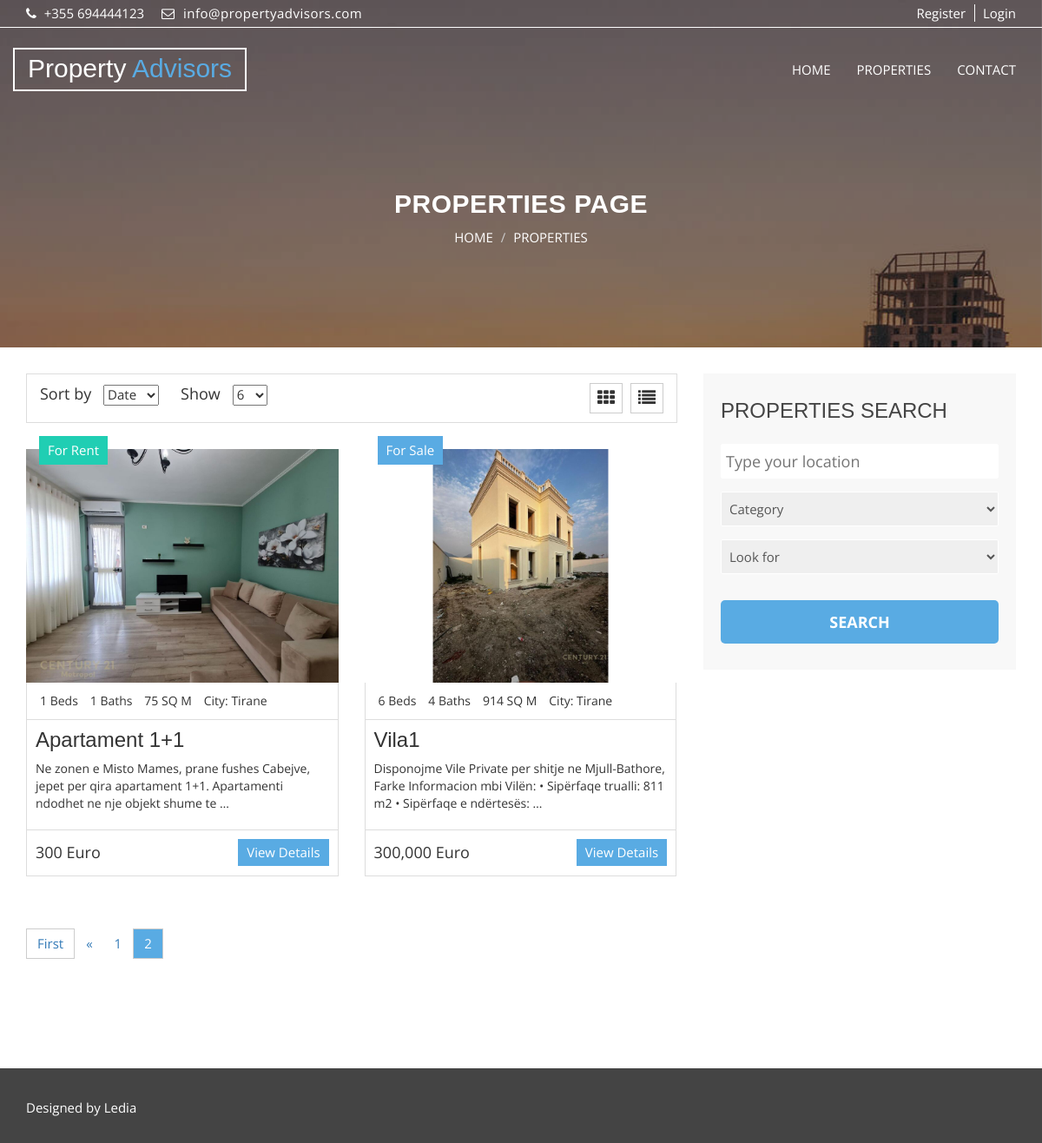
Page /properties/?page=2 on the committed database.
### property/models.py (models this page shows, shortened)
class Property(models.Model):
    property_choices = [
        ('FS', 'For Sale'),
        ('FR', 'For Rent'),
    ]
    author = models.ForeignKey(User, on_delete=models.CASCADE, null=True)
    title = models.CharField(max_length=255, verbose_name="Title")
    property_status = models.CharField(max_length=2, choices=property_choices, verbose_name="Property status")
    address = models.CharField(max_length=255, verbose_name="Address")
    city = models.CharField(max_length=255, verbose_name="City")
    description = models.TextField(blank=True, verbose_name='Description')
    category = models.ForeignKey("Category", related_name="property", verbose_name="Category", on_delete=models.CASCADE,
                                 blank=True, null=True)
    price = models.PositiveIntegerField(verbose_name='Price')
    bedrooms = models.PositiveIntegerField(verbose_name='Bedrooms', default=0)
    bathrooms = models.PositiveIntegerField(verbose_name='Bathrooms', default=0)
    garage = models.PositiveIntegerField(default=0, verbose_name='Garage')
    sqm = models.PositiveIntegerField(verbose_name = "Area", help_text = 'in SQM')
    MainPhoto = models.ImageField(upload_to="Properties/")
    photo_1 = models.ImageField(upload_to="Properties/", blank=True, null=True)
    photo_2 = models.ImageField(upload_to="Properties/", blank=True, null=True)
    photo_3 = models.ImageField(upload_to="Properties/", blank=True, null=True)
    photo_4 = models.ImageField(upload_to="Properties/", blank=True, null=True)
    photo_5 = models.ImageField(upload_to="Properties/", blank=True, null=True)
    photo_6 = models.ImageField(upload_to="Properties/", blank=True, null=True)
    scr_map=models.TextField(blank=True, verbose_name='Map')
    views = models.IntegerField(default=0)
    pub_date = models.DateTimeField(auto_now_add=True)
    update_date = models.DateTimeField(auto_now=True, auto_now_add=False)
    class Meta:
        ordering = ('-pub_date',)
        verbose_name = 'Property'
        verbose_name_plural = 'Properties'
    def get_absolute_url(self):
        return reverse('property:Properties-Detail', kwargs={'pk': self.pk})

### property/views.py (the view)
# urls.py: path("properties/", views.PropertiesList.as_view(), name="Properties-List"),
class PropertiesList(ListView, FormMixin):
    model = Property
    template_name = "property/properties-list.html"
    context_object_name = "properties"
    paginate_by = 6
    paginator_class = MyPaginator
    form_class = SearchForm
    def get_context_data(self, *args, **kwargs):
        context = super(PropertiesList, self).get_context_data(*args, **kwargs)
        return context
    def get_paginate_by(self, queryset):
        if self.request.GET.get("paginate_by") == "":
            return self.paginate_by
        return self.request.GET.get("paginate_by", self.paginate_by)
    def get_ordering(self):
        return f"-{self.request.GET.get('sort_by', 'pub_date')}"
    def get_initial(self):
        return {"sort_by": self.request.GET.get("sort_by", "Date"), "paginate_by": self.request.GET.get("paginate_by", "6")}

### property/forms.py
class SearchForm(forms.Form):
    location = forms.CharField(
        max_length=20,
        min_length=3,
        required=False,
        label="Location",
        widget=forms.TextInput(attrs={"placeholder": "Type your location", "type": "text"}),
    )
    category = forms.ModelChoiceField(
        queryset=Category.objects.all(),
        widget=forms.Select(),
        required=False,
        empty_label="Category",
    )
    look_for = forms.ChoiceField(
        choices=[
            (None, "Look for"),
            ("FS", "For Sale"),
            ("FR", "For Rent"),
        ],
        required=False,
    )
    sort_by = forms.ChoiceField(
        choices=[("pub_date", "Date"), ("title", "Name"), ("price", "Price")],
        required=False,
        widget=forms.Select(),
    )
    paginate_by = forms.ChoiceField(
        choices=[("6", "6"), ("12", "12"), ("18", "18"), ("24", "24")],
        required=False,
        widget=forms.Select(),
    )

### property/context_processors.py (called while the page is built)
def global_context(request):
    if resolve(request.path_info).app_name == "property":
        categories = Category.objects.all()
        property_choices = dict(Property.property_choices)
        return {"categories": categories, "property_choices": property_choices}
    return {}

### property/models.py (called while the page is built)
    def __str__(self):
        return self.title

### property/templatetags/template_tags.py (called while the page is built)
@register.simple_tag
def relative_url(value, field_name, urlencode=None):
    url = f'?{field_name}={value}'
    if urlencode:
        querystring = urlencode.split('&')
        filtered_querystring = filter(lambda p: p.split('=')[0] != field_name, querystring)
        encoded_querystring = '&'.join(filtered_querystring)
        url = f'{url}&{encoded_querystring}'
    return url

### property/views.py (called while the page is built)
    def validate_number(self, number):
        try:
            return super().validate_number(number)
        except EmptyPage:
            if int(number) > 1:
                return self.num_pages
            elif int(number) < 1:
                return 1
            else:
                raise

### property/templates/property/properties-list.html (shortened to what this page needs)
{% extends 'base.html' %}
{% load static %}
{% load humanize %}
{% load template_tags %}
{% block content %}
  <section id="aa-property-header">
    <div class="container">
      <div class="row">
        <div class="col-md-12">
          <div class="aa-property-header-inner">
            <h2>Properties Page</h2>
            <ol class="breadcrumb">
            <li><a href="">HOME</a></li>
            <li class="active">PROPERTIES</li>
          </ol>
          </div>
        </div>
      </div>
    </div>
  </section>
  <section id="aa-properties">
    <div class="container">
      <div class="row">
        <div class="col-md-8">
          <div class="aa-properties-content">
            <div class="aa-properties-content-head">
              <div class="aa-properties-content-head-left">
                <form class="aa-sort-form" method="GET">
                  <label for="">Sort by</label>
                  {{form.sort_by}}
                </form>
                <form class="aa-show-form" method="GET">
                  <label for="">Show</label>
                  {{form.paginate_by}}
                </form>
              </div>
              <div class="aa-properties-content-head-right">
                <a id="aa-grid-properties" href="#"><span class="fa fa-th"></span></a>
                <a id="aa-list-properties" href="#"><span class="fa fa-list"></span></a>
              </div>
            </div>
            <div class="aa-properties-content-body">
              <ul class="aa-properties-nav">
                {% for property in properties %}
                  <li>
                    <article class="aa-properties-item">
                      <a class="aa-properties-item-img" href="{{property.get_absolute_url}}">
                        <img alt="img" src="{{property.MainPhoto.url}}">
                      </a>
                      {% if property.get_property_status_display == "For Sale" %}
                        <div class="aa-tag for-sale">
                          {{property.get_property_status_display}}
                        </div>
                      {% endif %}
                      {% if property.get_property_status_display == "For Rent"%}
                        <div class="aa-tag for-rent">
                          {{property.get_property_status_display}}
                        </div>
                      {% endif %}
                      <div class="aa-properties-item-content">
                        <div class="aa-properties-info">
                          <span>{{property.bedrooms}} Beds</span>
                          <span>{{property.bathrooms}} Baths</span>
                          <span>{{property.sqm}} SQ M</span>
                          <span>City: {{property.city}}</span>
                        </div>
                        <div class="aa-properties-about">
                          <h3><a href="{{property.get_absolute_url}}">{{property.title}}</a></h3>
                          <p>{{property.description|truncatewords:20}}</p>
                        </div>
                        <div class="aa-properties-detial">
                          <span class="aa-price">
                            {{property.price|intcomma}} Euro
                          </span>
                          <a class="aa-secondary-btn" href="{{property.get_absolute_url}}">View Details</a>
                        </div>
                      </div>
                    </article>
                  </li>
                {% endfor %}
              </ul>
            </div>
            <div class="aa-properties-content-bottom">
              <nav>
                {%include 'property/pagination.html'%}
              </nav>
            </div>
          </div>
        </div>
        {% include 'property/sidebar.html' %}
      </div>
    </div>
  </section>
{% endblock content%}

### static/css/theme-color/default-theme.css (style rules this page uses)
h2 { color: #59abe3; }
.aa-secondary-btn { background-color: #59abe3; }
.aa-properties-item .for-sale { background-color: #59abe3; }
#aa-property-header .aa-property-header-inner .breadcrumb li.active { color: #59abe3; }

### rows in the picture
Property: MainPhoto (picture), property_status "For Rent", bedrooms "1", bathrooms "1", sqm "75", city "Tirane", title "Apartament 1+1", description "Ne zonen e Misto Mames, prane fushes Cabejve, jepet per qira apartament 1+1. Apartamenti ndodhet ne nje objekt shume te …", price "300"
Property: MainPhoto (picture), property_status "For Sale", bedrooms "6", bathrooms "4", sqm "914", city "Tirane", title "Vila1", description "Disponojme Vile Private per shitje ne Mjull-Bathore, Farke Informacion mbi Vilën: • Sipërfaqe trualli: 811 m2 • Sipërfaqe e ndërtesës: …", price "300,000"

### other values in the picture
{{ num }} "1"
{{ num }} "2"
